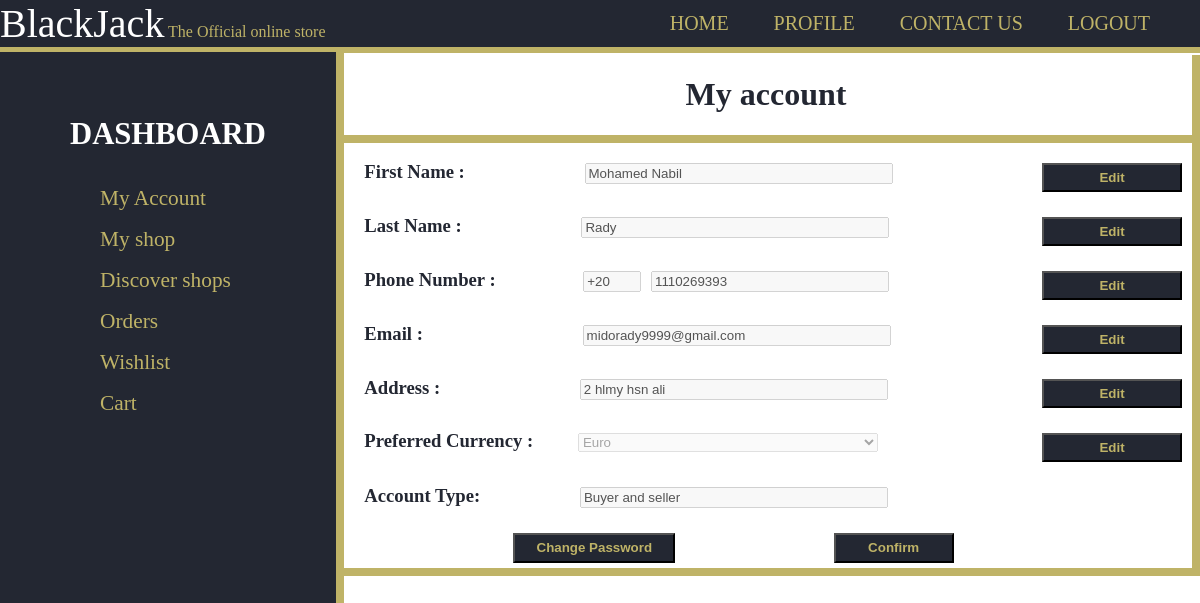
Page /profile/ (signed in) on the earlier database version.
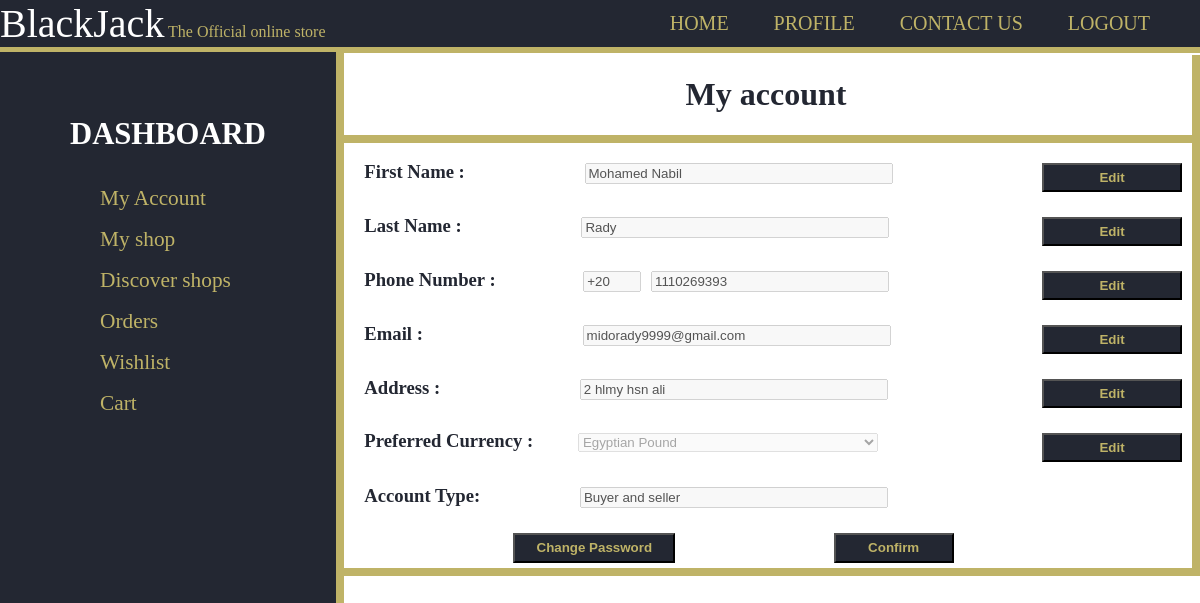
Same page on the later database version.
### users/models.py (models this page shows, shortened)
class User(AbstractUser):
    phone_number = models.CharField(max_length=15,null=False,default="")
    phone_number_code = models.CharField(max_length=4,null=False,default="+20")
    country = models.CharField(max_length=30,null=False,default="Egypt")
    preferred_currency = models.CharField(max_length=3,null=False,default="EGP")
    address = models.CharField(max_length=100,null=False,default="")
    is_seller = models.BooleanField(default=False)
    cart = models.ManyToManyField('products.Product', blank=True, related_name="cart")
    wishlist = models.ManyToManyField('products.Product', blank=True, related_name="wishlist" )
    shop = models.ForeignKey('shop.Shop', related_name="user_shop",on_delete=models.SET_NULL, null=True, blank=True, default=None)
    orders = models.ManyToManyField('users.Order', blank=True, related_name="user_orders")

### users/views.py (the view)
# urls.py: path('profile/',views.index,name='userdashboard')
@login_required(login_url='login/')
def index(request):
    if request.method == "POST":
        first = request.POST.get("first","")
        last = request.POST.get("last", "")
        code = request.POST.get("code", "")
        num = request.POST.get("num", "")
        email = request.POST.get("email", "")
        address = request.POST.get("address", "")
        currency = request.POST.get("currency", "")
        user = User.objects.filter(username=request.user.username)
        user.update(first_name=first, last_name=last, phone_number=num, phone_number_code=code, email=email,address=address, preferred_currency=currency)
        return HttpResponseRedirect(reverse("userdashboard"))
    else:
        wishlist = request.user.wishlist.all()
        cart = request.user.cart.all()
        shop = request.user.shop
        first_name = request.user.first_name
        last_name = request.user.last_name
        num = request.user.phone_number
        code = request.user.phone_number_code
        email = request.user.email
        currency = request.user.preferred_currency
        address = request.user.address
        is_seller = request.user.is_seller
        return render(request, 'users/Dashboard.html', {
            'wishlist': wishlist,
            'cart': cart,
            'shop':shop,
            'first': first_name,
            'last': last_name,
            'is_seller':is_seller,
            'num': num,
            'code': code,
            'email': email,
            'currency':currency,
            'currency_list': ["EGP","EUR","USD","GBP"],
            'address': address,
        })

### users/templates/users/Dashboard.html (shortened to what this page needs)
{% extends 'users/layout.html' %}
{% block name %}My account{% endblock %}
{% block body %}
  <form method="post" action="{% url 'userdashboard' %}">
    <div class="info-field">
      First Name :
      <input type="text" id="first_name" name="first" value="{{first}}" disabled="true" style="margin-left: 115px;">
      <button type="button" onclick="Enable('first_name')"> Edit </button>
    </div>
    <div class="info-field">
      Last Name :
      <input type="text" id="last_name" name="last" value="{{last}}" disabled="true" style="margin-left: 115px;">
      <button type="button" onclick="Enable('last_name')"> Edit </button>
    </div>
    <div class="info-field">
      Phone Number :
      <input type="text" id="code" name="code" value="{{code}}" disabled="true" style="margin-left: 83px; width:50px">
      <input type="text" id="number" name="num" value="{{num}}" disabled="true" style="margin-left: 5px; width:230px">
      <button type="button" onclick="Enable('number'); Enable('code')"> Edit </button>
    </div>
    <div class="info-field">
      Email :
      <input type="text" id="email" name="email" value="{{email}}" disabled="true" style="margin-left: 155px;">
      <button type="button" onclick="Enable('email')"> Edit </button>
    </div>
    <div class="info-field">
      Address :
      <input type="text" id="address" name="address" value="{{address}}" disabled="true" style="margin-left: 135px;">
      <button type="button" onclick="Enable('address')"> Edit </button>
    </div>
    <div class="dropdown info-field">
      Preferred Currency :
      <select id="currency" name="currency" disabled="true" style="margin-left: 40px;">
        {% for c in currency_list %}
          <option value="{{c}}"
              {% if c == currency %}selected="selected"{% endif %}>
              {% if c == 'EGP' %}
              Egyptian Pound
              {% endif %}
              {% if c == 'EUR' %}
              Euro
              {% endif %}
          </option>
      {% endfor %}
      </select>
      <button type="button" onclick="Enable('currency')"> Edit </button>
    </div>
    <div class="info-field">
      Account Type:
      <input type="text" id="acc_type" name="acc_type"{% if is_seller %} value="Buyer and seller" {% else %} value="Buyer" {% endif %} disabled="true" style="margin-left: 95px;">
    </div>
    <div class="buttonsContainer">
        <button type="button" id="ChangePassword"><a href="{% url 'changepassword' %}">Change Password</a></button>
        <button type="submit" id="ConfirmButton" onclick="EnableAll()"> Confirm </button>
      </div>
  </form>
{% endblock %}

Differences in the rows shown:
changed User "Mohamed Nabil": currency "Euro" → "Egyptian Pound"
